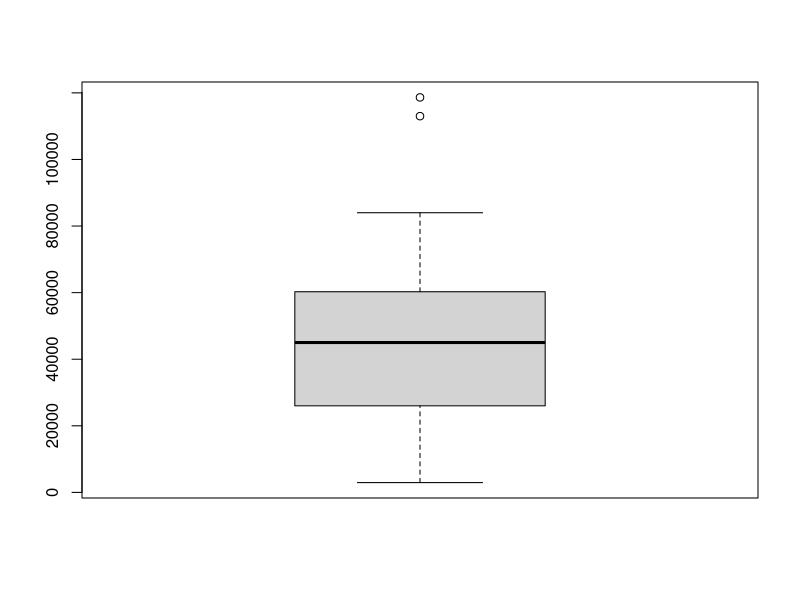

The R script that drew this image:
#Ex7.6, Page 277-278
#Answers may slightly vary due to rounding off of values

data<-c(2948,2996,7197,8338,8500,8759,12710,12925,15767,20000,23247,24863,26000,
26210,30552,30600,35700,36466,40316,40596,41021,41234,43000,44607,45000, 
45027,45442,46963,47978,49518,52000,53334,54208,56062,57000,57365,60020,
60265,60803,62851,64404,72140,74594,79308,79500,80000,80000,84000,113000,118634)
boxplot(data)
print(data)

n<-50

#To find mean
mean<-mean(data)
print(paste("Mean:",mean))

#To find median
med<-median(data)
print(paste("Median:",med))

#To find standard deviation
s<-sd(data)
print(paste("Standard deviation:",s))

#To find confidence intervals
z<-qnorm(1-(0.05/2))
error<-z*(s/sqrt(n))

#Left endpoint
l<-mean-error
print(paste("Left endpoint of interval:",l))

#Right endpoint
r<-mean+error
print(paste("Right endpoint of interval:",r))
